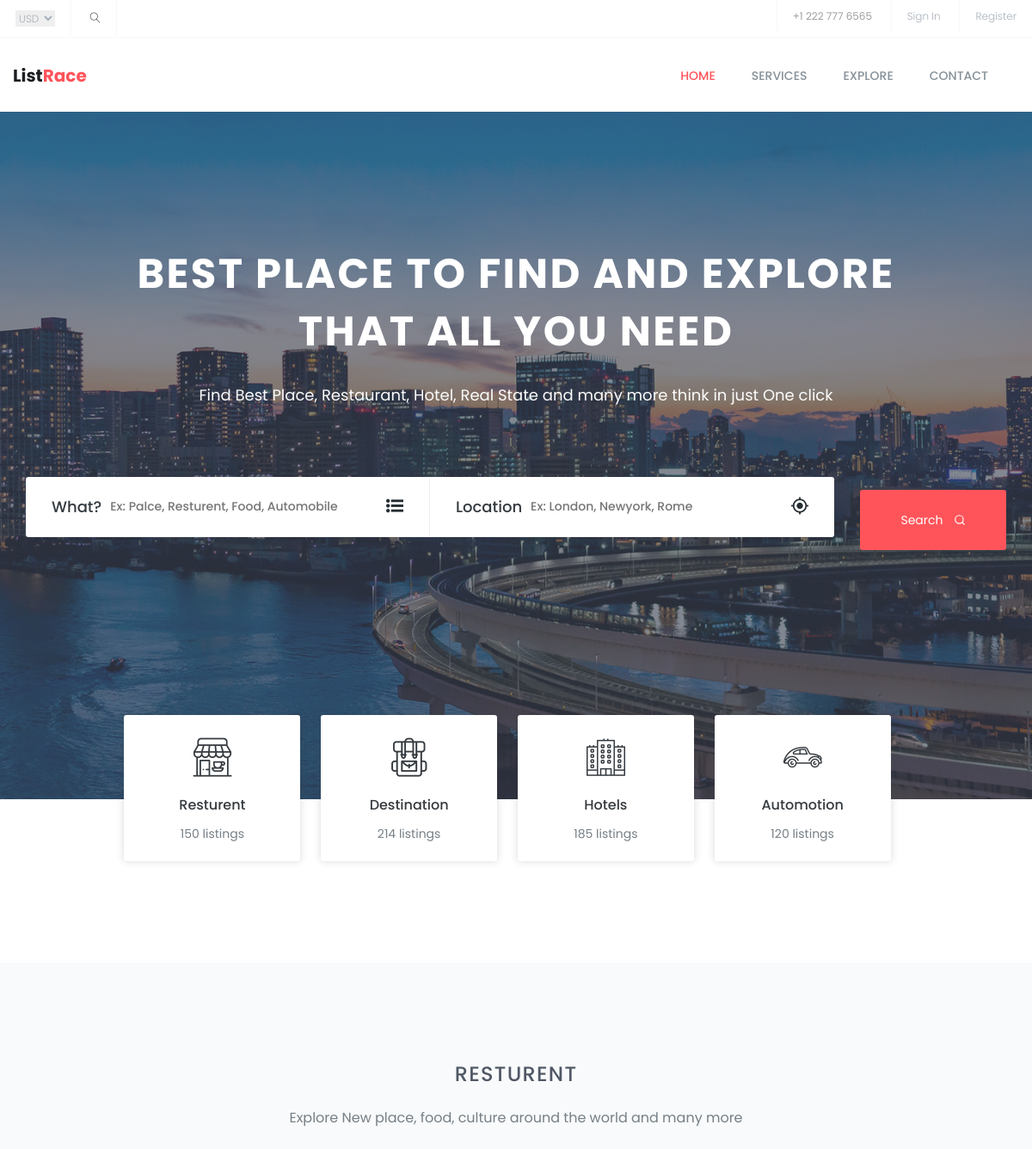
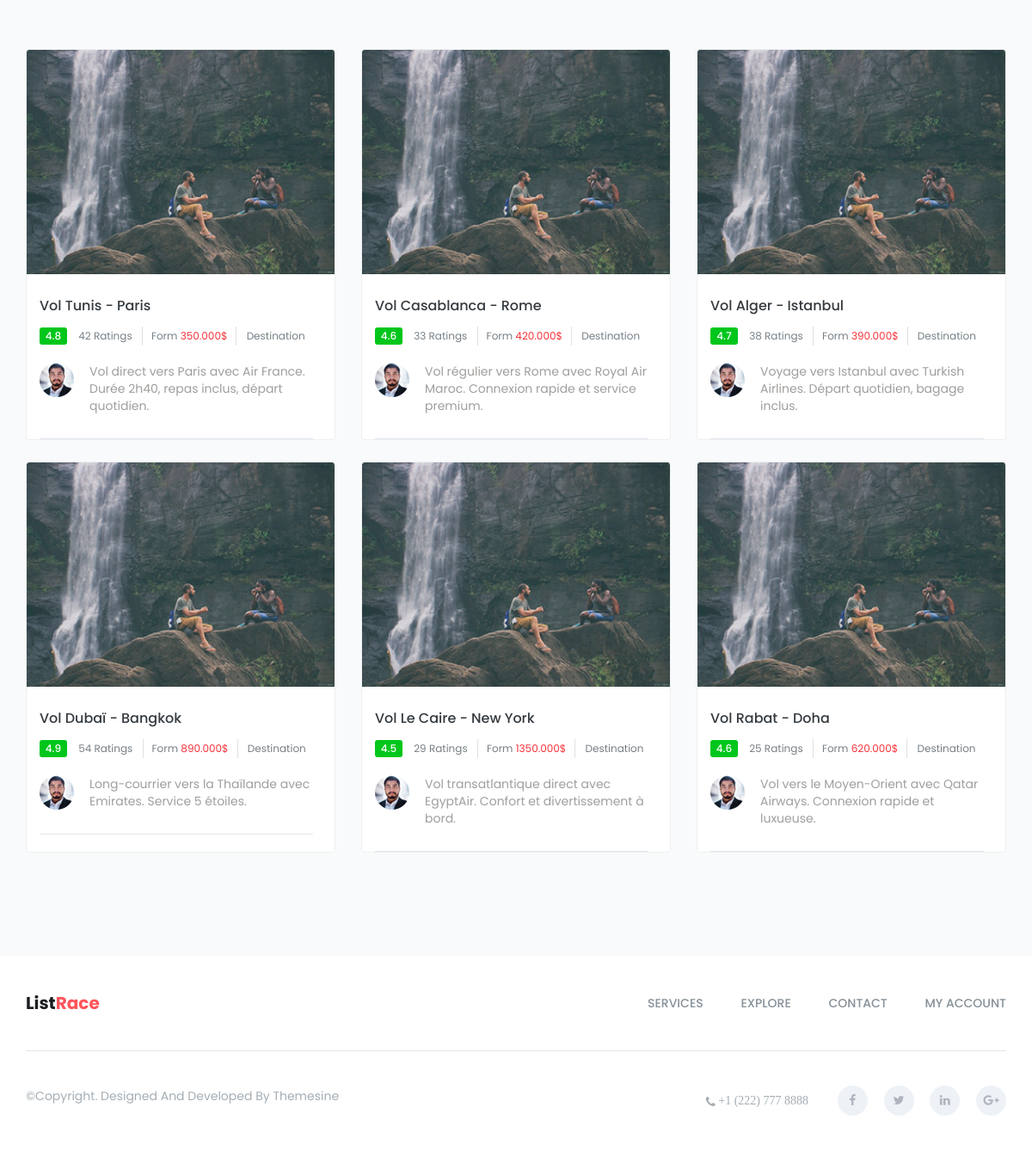
Screenshot of /front/service_page/destination.php with the database file from the repository (2 pictures, top to bottom).
### tables this page shows
CREATE TABLE `service` (
  `Id` int NOT NULL AUTO_INCREMENT,
  `nom` varchar(45) DEFAULT NULL,
  `description` varchar(500) DEFAULT NULL,
  `adresse` varchar(45) DEFAULT NULL,
  `prix` decimal(7,3) DEFAULT NULL,
  `Categorie_id` int NOT NULL,
  `url_image` varchar(100) DEFAULT NULL,
  `rating` decimal(2,1) DEFAULT NULL,
  `ratings_count` int DEFAULT NULL,
  PRIMARY KEY (`Id`),
  KEY `fk_Service_Categorie1_idx` (`Categorie_id`),
  CONSTRAINT `fk_Service_Categorie1` FOREIGN KEY (`Categorie_id`) REFERENCES `categorie` (`id`)
);

CREATE TABLE `categorie` (
  `id` int NOT NULL AUTO_INCREMENT,
  `nom` varchar(45) DEFAULT NULL,
  PRIMARY KEY (`id`)
);

### classes/Destination.php (called while the page is built)
<?php
class Destination
{
    private $db;
    public function __construct(){
        try {
            $this->db = new PDO("mysql:host=localhost;dbname=projet_php", "root", "root");
        }catch (Exception $e){
            die('Erreur : ' . $e->getMessage());
        }
    }
    function geAllDestinations(){
        $sql = "SELECT service.*, categorie.nom AS nom_categorie
        FROM service JOIN  categorie ON service.Categorie_id = categorie.id
        WHERE service.Categorie_id = 2";
        return $this->db->query($sql);
    }
}

### front/service_page/destination.php (the view, shortened to what this page needs)
<?php
include "../../classes/Destination.php";
$destination = new Destination();
$lise_destination = $destination->geAllDestinations();
?>
<!doctype html>
<html class="no-js" lang="en">
    <head>
        <link rel="stylesheet" href="../assets/css/font-awesome.min.css">
		<link rel="stylesheet" href="../assets/css/linearicons.css">
        <link rel="stylesheet" href="../assets/css/animate.css">
        <link rel="stylesheet" href="../assets/css/flaticon.css">
        <link rel="stylesheet" href="../assets/css/slick.css">
		<link rel="stylesheet" href="../assets/css/slick-theme.css">
        <link rel="stylesheet" href="../assets/css/bootstrap.min.css">
		<link rel="stylesheet" href="../assets/css/bootsnav.css" >
        <link rel="stylesheet" href="../assets/css/style.css">
        <link rel="stylesheet" href="../assets/css/responsive.css">
    </head>
	<body>
		<header id="header-top" class="header-top">
			<ul>
				<li>
					<div class="header-top-left">
						<ul>
							<li class="select-opt">
								<select name="currency" id="currency">
									<option value="usd">USD</option>
								</select>
							</li>
							<li class="select-opt">
								<a href="#"><span class="lnr lnr-magnifier"></span></a>
							</li>
						</ul>
					</div>
				</li>
				<li class="head-responsive-right pull-right">
					<div class="header-top-right">
						<ul>
							<li class="header-top-contact">
								+1 222 777 6565
							</li>
							<li class="header-top-contact">
								<a href="../login.html">sign in</a>
							</li>
							<li class="header-top-contact">
								<a href="../login.html">register</a>
							</li>
						</ul>
					</div>
				</li>
			</ul>
		</header>
		<section class="top-area">
			<div class="header-area">
			    <nav class="navbar navbar-default bootsnav  navbar-sticky navbar-scrollspy"  data-minus-value-desktop="70" data-minus-value-mobile="55" data-speed="1000">
			        <div class="container">
			            <div class="navbar-header">
			                <a class="navbar-brand" href="../index.php">list<span>race</span></a>
			            </div>
			            <div class="collapse navbar-collapse menu-ui-design" id="navbar-menu">
			                <ul class="nav navbar-nav navbar-right" data-in="fadeInDown" data-out="fadeOutUp">
			                    <li class=" scroll active"><a href="../index.php">home</a></li>
			                    <li class="scroll"><a href="../service.php">Services</a></li>
			                    <li class="scroll"><a href="../explore.html">explore</a></li>
			                    <li class="scroll"><a href="../contact.html">contact</a></li>
			                </ul>
			            </div>
			        </div>
			    </nav>
			</div>
		</section>
		<section id="home" class="welcome-hero">
			<div class="container">
				<div class="welcome-hero-txt">
					<h2>best place to find and explore <br> that all you need </h2>
					<p>
						Find Best Place, Restaurant, Hotel, Real State and many more think in just One click
					</p>
				</div>
				<div class="welcome-hero-serch-box">
					<div class="welcome-hero-form">
						<div class="single-welcome-hero-form">
							<h3>what?</h3>
							<form action="../index.php">
								<input type="text" placeholder="Ex: palce, resturent, food, automobile" />
							</form>
							<div class="welcome-hero-form-icon">
								<i class="flaticon-list-with-dots"></i>
							</div>
						</div>
						<div class="single-welcome-hero-form">
							<h3>location</h3>
							<form action="../index.php">
								<input type="text" placeholder="Ex: london, newyork, rome" />
							</form>
							<div class="welcome-hero-form-icon">
								<i class="flaticon-gps-fixed-indicator"></i>
							</div>
						</div>
					</div>
					<div class="welcome-hero-serch">
						<button class="welcome-hero-btn" onclick="window.location.href='#'">
							 search  <i data-feather="search"></i>
						</button>
					</div>
				</div>
			</div>
		</section>
		<section id="list-topics" class="list-topics">
			<div class="container">
				<div class="list-topics-content">
					<ul>
						<li>
							<div class="single-list-topics-content">
								<div class="single-list-topics-icon">
									<i class="flaticon-restaurant"></i>
								</div>
								<h2><a href="nos_service.php">resturent</a></h2>
								<p>150 listings</p>
							</div>
						</li>
						<li>
							<div class="single-list-topics-content">
								<div class="single-list-topics-icon">
									<i class="flaticon-travel"></i>
								</div>
								<h2><a href="destination.php">destination</a></h2>
								<p>214 listings</p>
							</div>
						</li>
						<li>
							<div class="single-list-topics-content">
								<div class="single-list-topics-icon">
									<i class="flaticon-building"></i>
								</div>
								<h2><a href="hotels.php">hotels</a></h2>
								<p>185 listings</p>
							</div>
						</li>
						<li>
							<div class="single-list-topics-content">
								<div class="single-list-topics-icon">
									<i class="flaticon-transport"></i>
								</div>
								<h2><a href="../service_page/automotion.html">automotion</a></h2>
								<p>120 listings</p>
							</div>
						</li>
					</ul>
				</div>
			</div>
		</section>
		<section id="explore" class="explore">
			<div class="container">
				<div class="section-header">
					<h2>resturent</h2>
					<p>Explore New place, food, culture around the world and many more</p>
				</div>
				<div class="explore-content">
					<div class="row">
						<?php
						while ($one_destination = $lise_destination->fetch()){
							?>
							<div class="col-md-4 col-sm-6">
								<div class="single-explore-item">
									<div class="single-explore-img">
										<img src="../assets/images/<?php echo $one_destination['url_image']; ?>" alt="explore image">
									</div>
									<div class="single-explore-txt bg-theme-2">
										<h2><a href="#"><?php echo $one_destination['nom']; ?></a></h2>
										<p class="explore-rating-price">
											<span class="explore-rating"><?php echo $one_destination['rating']; ?></span>
											<a href="#"> <?php echo $one_destination['ratings_count']; ?> ratings</a>
											<span class="explore-price-box">
                                                form
                                                <span class="explore-price"><?php echo $one_destination["prix"];?>$</span>
                                            </span>
											<a href="#"><?php echo $one_destination["nom_categorie"];?></a>
										</p>
										<div class="explore-person">
											<div class="row">
												<div class="col-sm-2">
													<div class="explore-person-img">
														<a href="#">
															<img src="../assets/images/explore/person.png" alt="explore person">
														</a>
													</div>
												</div>
												<div class="col-sm-10">
													<?php echo $one_destination["description"];?>
												</div>
											</div>
										</div>
									</div>
								</div>
							</div>
							<?php
						}
						?>
					</div>
				</div>
			</div>
		</section>
		<footer id="footer"  class="footer">
			<div class="container">
				<div class="footer-menu">
		           	<div class="row">
			           	<div class="col-sm-3">
			           		 <div class="navbar-header">
				                <a class="navbar-brand" href="index.html">list<span>race</span></a>
				            </div>
			           	</div>
			           	<div class="col-sm-9">
                            <ul class="footer-menu-item">
                                <li class="scroll"><a href="service.html">Services</a></li>
                                <li class="scroll"><a href="#explore">explore</a></li>
                                <li class="scroll"><a href="contact.html">contact</a></li>
                                <li class=" scroll"><a href="#contact">my account</a></li>
                            </ul>
                        </div>
		           </div>
				</div>
				<div class="hm-footer-copyright">
					<div class="row">
						<div class="col-sm-5">
							<p>
								&copy;copyright. designed and developed by <a href="https://www.themesine.com/">themesine</a>
							</p>
						</div>
						<div class="col-sm-7">
							<div class="footer-social">
								<span><i class="fa fa-phone"> +1  (222) 777 8888</i></span>
								<a href="#"><i class="fa fa-facebook"></i></a>
								<a href="#"><i class="fa fa-twitter"></i></a>
								<a href="#"><i class="fa fa-linkedin"></i></a>
								<a href="#"><i class="fa fa-google-plus"></i></a>
							</div>
						</div>
					</div>
				</div>
			</div>
        </footer>
    </body>
</html>

### front/assets/css/bootsnav.css (style rules this page uses)
nav.bootsnav .container { position: relative; }
nav.navbar.bootsnav { margin-bottom: 0; -moz-border-radius: 0px; -webkit-border-radius: 0px; -o-border-radius: 0px; border-radius: 0px; background-color: #fff; border: none; border-bottom: solid 1px #e0e0e0; z-index: 9; }
nav.navbar.bootsnav ul.nav > li > a { color: #6f6f6f; background-color: transparent; outline: none; margin-bottom: -2px; }
nav.navbar.bootsnav ul.nav li.megamenu-fw > a:hover, nav.navbar.bootsnav ul.nav li.megamenu-fw > a:focus, nav.navbar.bootsnav ul.nav li.active > a:hover, nav.navbar.bootsnav ul.nav li.active > a:focus, nav.navbar.bootsnav ul.nav li.active > a { background-color: transparent; }
body { -webkit-transition: all 0.3s ease-in-out; -moz-transition: all 0.3s ease-in-out; -o-transition: all 0.3s ease-in-out; -ms-transition: all 0.3s ease-in-out; transition: all 0.3s ease-in-out; }
.wrap-sticky nav.navbar.bootsnav { position: absolute; width: 100%; left: 0; top: 0; }
@media (min-width: 1024px) { nav.navbar.bootsnav ul.nav > li > a { padding: 30px 15px; font-weight: 600; } }

### rows the page displays
service: url_image (picture), nom "Vol Tunis - Paris", rating "4.8", ratings_count "42", prix "350.000", Categorie.nom "Destination", description "Vol direct vers Paris avec Air France. Durée 2h40, repas inclus, départ quotidien."
service: url_image (picture), nom "Vol Casablanca - Rome", rating "4.6", ratings_count "33", prix "420.000", Categorie.nom "Destination", description "Vol régulier vers Rome avec Royal Air Maroc. Connexion rapide et service premium."
service: url_image (picture), nom "Vol Alger - Istanbul", rating "4.7", ratings_count "38", prix "390.000", Categorie.nom "Destination", description "Voyage vers Istanbul avec Turkish Airlines. Départ quotidien, bagage inclus."
service: url_image (picture), nom "Vol Dubaï - Bangkok", rating "4.9", ratings_count "54", prix "890.000", Categorie.nom "Destination", description "Long-courrier vers la Thaïlande avec Emirates. Service 5 étoiles."
service: url_image (picture), nom "Vol Le Caire - New York", rating "4.5", ratings_count "29", prix "1350.000", Categorie.nom "Destination", description "Vol transatlantique direct avec EgyptAir. Confort et divertissement à bord."
service: url_image (picture), nom "Vol Rabat - Doha", rating "4.6", ratings_count "25", prix "620.000", Categorie.nom "Destination", description "Vol vers le Moyen-Orient avec Qatar Airways. Connexion rapide et luxueuse."
